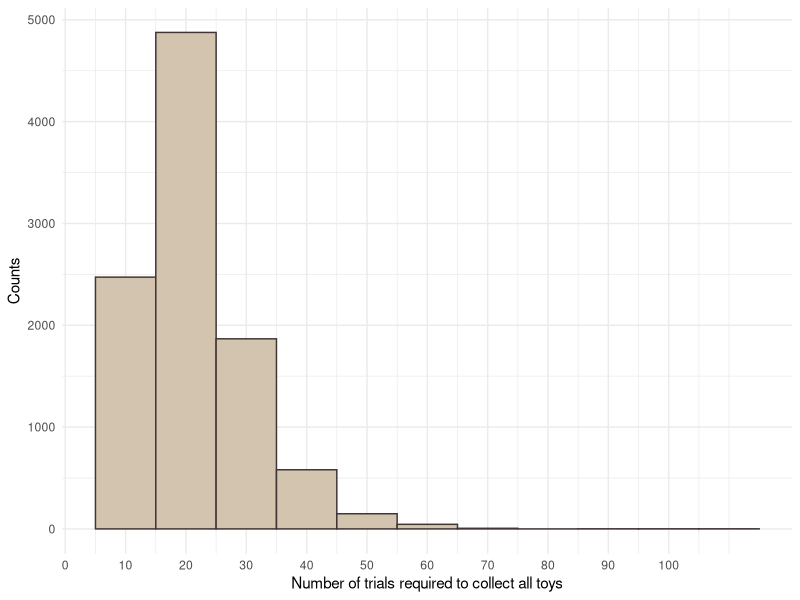

Generate this figure with R:
## ---- chunk 1
#| echo: true
#| code-fold: false

# Listing all possible 8 Attack on Titan character gachapon toys 
gachapons <- c("Eren", "Mikasa", "Armin", "Erwin", "Levi", "Hange", "Jean", "Zeke")

# Creating a function to simulate collecting of the gachapons
sim_gachapon <- function(){
  trials <- 0
  sample_list <- list()
  while(length(unique(sample_list))<8) {
    x <- sample(gachapons, 1)
    sample_list <- append(sample_list, x)
    trials <- trials + 1
  }
trials
}

## ---- chunk 2
#| echo: true
#| code-fold: false
#| output: true
set.seed(1234)
simlist <- replicate(10000,sim_gachapon())
mean(simlist)
## ---- chunk 3
#| echo: false
#| output: true

library(ggplot2)

df <- data.frame(trials = simlist)

ggplot(data = df, aes(x = trials))+
  geom_histogram(binwidth = 10, color = "#403535", fill = "#d2c4ae")+
  labs(y = "Counts",
       x = "Number of trials required to collect all toys")+
  scale_x_continuous(breaks = seq(0,100,10))+
  theme_minimal()

## ---- chunk 4
#| echo: true
#| code-fold: false
#| output: true
range(simlist)
